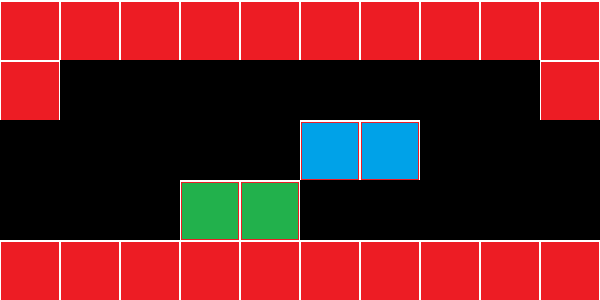

Below is a game level as drawn by its tile map, then a one-line description and the .tmx that defines it (tile-layer data replaced by summaries):
An orthogonal 10x5 tile map with 60x60 px tiles, 3 tile layers (red, green, blue) and 31 objects.

<map version="1.0" orientation="orthogonal" renderorder="right-down" width="10" height="5" tilewidth="60" tileheight="60" nextobjectid="36">
 <tileset firstgid="1" name="pp" tilewidth="60" tileheight="60" tilecount="3">
  <image source="pp.png" width="182" height="63" />
 </tileset>
 <layer name="red" width="10" height="5">
  <data>[50 cells, 22 non-empty, 1 distinct tile ids]</data>
 </layer>
 <layer name="green" width="10" height="5">
  <data>[50 cells, 2 non-empty, 1 distinct tile ids]</data>
 </layer>
 <layer name="blue" width="10" height="5">
  <data>[50 cells, 2 non-empty, 1 distinct tile ids]</data>
 </layer>
 <objectgroup name="crystals">
  <object id="2" x="80" y="81" width="10" height="10">
   <ellipse />
  </object>
  <object id="4" x="117" y="77" width="20" height="20">
   <ellipse />
  </object>
  <object id="5" x="157" y="97" width="24" height="25">
   <ellipse />
  </object>
  <object id="6" x="89" y="113" width="21" height="25">
   <ellipse />
  </object>
  <object id="7" x="132" y="155" width="28" height="18">
   <ellipse />
  </object>
  <object id="8" x="244" y="77" width="16" height="18">
   <ellipse />
  </object>
  <object id="9" x="331" y="69" width="29" height="21">
   <ellipse />
  </object>
  <object id="10" x="79" y="161" width="18" height="21">
   <ellipse />
  </object>
  <object id="13" x="130" y="118" height="1">
   <ellipse />
  </object>
  <object id="14" x="110" y="155" width="14" height="15">
   <ellipse />
  </object>
  <object id="15" x="205" y="154" width="15" height="15">
   <ellipse />
  </object>
  <object id="16" x="197" y="190" width="15" height="14">
   <ellipse />
  </object>
  <object id="17" x="171" y="114">
   <ellipse />
  </object>
  <object id="18" x="175" y="141">
   <ellipse />
  </object>
  <object id="19" x="152" y="139">
   <ellipse />
  </object>
  <object id="20" x="111" y="147">
   <ellipse />
  </object>
  <object id="21" x="76" y="151">
   <ellipse />
  </object>
  <object id="22" x="187" y="84">
   <ellipse />
  </object>
  <object id="23" x="196" y="145">
   <ellipse />
  </object>
  <object id="24" x="159" y="219">
   <ellipse />
  </object>
  <object id="25" x="172" y="177">
   <ellipse />
  </object>
  <object id="26" x="138" y="186">
   <ellipse />
  </object>
  <object id="27" x="101" y="214">
   <ellipse />
  </object>
  <object id="28" x="79" y="203">
   <ellipse />
  </object>
  <object id="29" x="118" y="105">
   <ellipse />
  </object>
  <object id="30" x="255" y="162">
   <ellipse />
  </object>
  <object id="31" x="210" y="117">
   <ellipse />
  </object>
  <object id="32" x="224" y="131">
   <ellipse />
  </object>
  <object id="33" x="218" y="79">
   <ellipse />
  </object>
  <object id="34" x="71" y="98">
   <ellipse />
  </object>
  <object id="35" x="109" y="188">
   <ellipse />
  </object>
 </objectgroup>
</map>